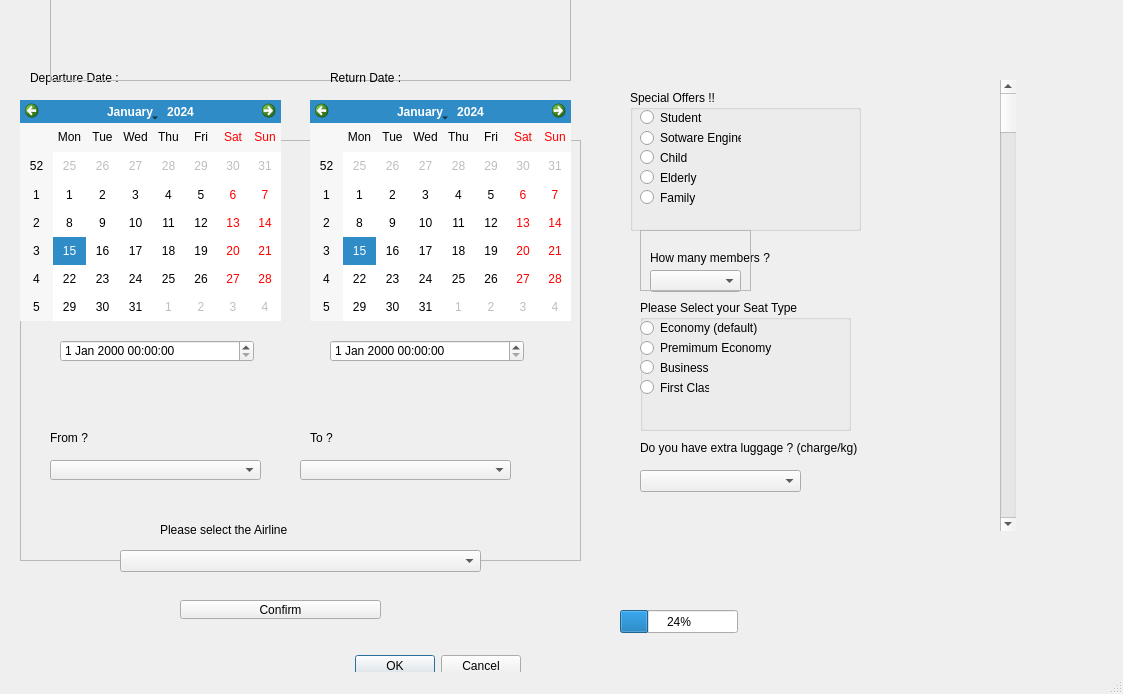
<?xml version="1.0" encoding="UTF-8"?>
<ui version="4.0">
 <class>MainWindow</class>
 <widget class="QMainWindow" name="MainWindow">
  <property name="geometry">
   <rect>
    <x>0</x>
    <y>0</y>
    <width>1123</width>
    <height>694</height>
   </rect>
  </property>
  <property name="windowTitle">
   <string>MainWindow</string>
  </property>
  <widget class="QWidget" name="centralwidget">
   <widget class="QScrollBar" name="verticalScrollBar">
    <property name="geometry">
     <rect>
      <x>1000</x>
      <y>80</y>
      <width>16</width>
      <height>451</height>
     </rect>
    </property>
    <property name="orientation">
     <enum>Qt::Vertical</enum>
    </property>
   </widget>
   <widget class="QFrame" name="frame_2">
    <property name="geometry">
     <rect>
      <x>20</x>
      <y>140</y>
      <width>561</width>
      <height>421</height>
     </rect>
    </property>
    <property name="frameShape">
     <enum>QFrame::StyledPanel</enum>
    </property>
    <property name="frameShadow">
     <enum>QFrame::Raised</enum>
    </property>
    <widget class="QDateTimeEdit" name="dateTimeEdit_departure">
     <property name="geometry">
      <rect>
       <x>40</x>
       <y>200</y>
       <width>194</width>
       <height>22</height>
      </rect>
     </property>
    </widget>
    <widget class="QDateTimeEdit" name="dateTimeEdit_return">
     <property name="geometry">
      <rect>
       <x>310</x>
       <y>200</y>
       <width>194</width>
       <height>22</height>
      </rect>
     </property>
    </widget>
    <widget class="QLabel" name="Select_Time_Error">
     <property name="geometry">
      <rect>
       <x>50</x>
       <y>240</y>
       <width>451</width>
       <height>21</height>
      </rect>
     </property>
     <property name="text">
      <string/>
     </property>
    </widget>
    <widget class="QLabel" name="From_country_label">
     <property name="geometry">
      <rect>
       <x>30</x>
       <y>290</y>
       <width>231</width>
       <height>16</height>
      </rect>
     </property>
     <property name="text">
      <string>From ?</string>
     </property>
    </widget>
    <widget class="QLabel" name="To_Country_label">
     <property name="geometry">
      <rect>
       <x>290</x>
       <y>290</y>
       <width>231</width>
       <height>16</height>
      </rect>
     </property>
     <property name="text">
      <string>To ?</string>
     </property>
    </widget>
    <widget class="QComboBox" name="From_Country_comboBox">
     <property name="geometry">
      <rect>
       <x>30</x>
       <y>320</y>
       <width>211</width>
       <height>20</height>
      </rect>
     </property>
    </widget>
    <widget class="QComboBox" name="To_Country_comboBox">
     <property name="geometry">
      <rect>
       <x>280</x>
       <y>320</y>
       <width>211</width>
       <height>20</height>
      </rect>
     </property>
    </widget>
    <widget class="QLabel" name="Select_Countries_Error_label">
     <property name="geometry">
      <rect>
       <x>60</x>
       <y>350</y>
       <width>411</width>
       <height>20</height>
      </rect>
     </property>
     <property name="text">
      <string/>
     </property>
    </widget>
   </widget>
   <widget class="QLabel" name="Departure_label">
    <property name="geometry">
     <rect>
      <x>30</x>
      <y>70</y>
      <width>111</width>
      <height>16</height>
     </rect>
    </property>
    <property name="text">
     <string>Departure Date :</string>
    </property>
   </widget>
   <widget class="QCalendarWidget" name="calendarWidget_departure">
    <property name="geometry">
     <rect>
      <x>20</x>
      <y>100</y>
      <width>261</width>
      <height>221</height>
     </rect>
    </property>
   </widget>
   <widget class="QFrame" name="frame">
    <property name="geometry">
     <rect>
      <x>50</x>
      <y>-30</y>
      <width>521</width>
      <height>111</height>
     </rect>
    </property>
    <property name="frameShape">
     <enum>QFrame::StyledPanel</enum>
    </property>
    <property name="frameShadow">
     <enum>QFrame::Raised</enum>
    </property>
    <widget class="QLabel" name="Weekend_text">
     <property name="geometry">
      <rect>
       <x>80</x>
       <y>60</y>
       <width>681</width>
       <height>31</height>
      </rect>
     </property>
     <property name="text">
      <string/>
     </property>
    </widget>
   </widget>
   <widget class="QDialogButtonBox" name="buttonBox">
    <property name="geometry">
     <rect>
      <x>180</x>
      <y>650</y>
      <width>341</width>
      <height>32</height>
     </rect>
    </property>
    <property name="orientation">
     <enum>Qt::Horizontal</enum>
    </property>
    <property name="standardButtons">
     <set>QDialogButtonBox::Cancel|QDialogButtonBox::Ok</set>
    </property>
   </widget>
   <widget class="QPushButton" name="Confirm_Push_Button">
    <property name="geometry">
     <rect>
      <x>180</x>
      <y>600</y>
      <width>201</width>
      <height>19</height>
     </rect>
    </property>
    <property name="text">
     <string>Confirm</string>
    </property>
   </widget>
   <widget class="QProgressBar" name="progressBar">
    <property name="geometry">
     <rect>
      <x>620</x>
      <y>610</y>
      <width>118</width>
      <height>23</height>
     </rect>
    </property>
    <property name="value">
     <number>24</number>
    </property>
   </widget>
   <widget class="QComboBox" name="combo_airline">
    <property name="geometry">
     <rect>
      <x>120</x>
      <y>550</y>
      <width>361</width>
      <height>22</height>
     </rect>
    </property>
   </widget>
   <widget class="QLabel" name="label">
    <property name="geometry">
     <rect>
      <x>160</x>
      <y>520</y>
      <width>281</width>
      <height>20</height>
     </rect>
    </property>
    <property name="text">
     <string>Please select the Airline</string>
    </property>
   </widget>
   <widget class="QLabel" name="Return_label">
    <property name="geometry">
     <rect>
      <x>330</x>
      <y>70</y>
      <width>131</width>
      <height>16</height>
     </rect>
    </property>
    <property name="text">
     <string>Return Date :</string>
    </property>
   </widget>
   <widget class="QCalendarWidget" name="calendarWidget_return">
    <property name="geometry">
     <rect>
      <x>310</x>
      <y>100</y>
      <width>261</width>
      <height>221</height>
     </rect>
    </property>
   </widget>
   <widget class="QGroupBox" name="Class">
    <property name="geometry">
     <rect>
      <x>630</x>
      <y>90</y>
      <width>231</width>
      <height>141</height>
     </rect>
    </property>
    <property name="title">
     <string>Special Offers !!</string>
    </property>
    <widget class="QRadioButton" name="radioButton">
     <property name="geometry">
      <rect>
       <x>10</x>
       <y>20</y>
       <width>69</width>
       <height>15</height>
      </rect>
     </property>
     <property name="text">
      <string>Student</string>
     </property>
    </widget>
    <widget class="QRadioButton" name="radioButton_2">
     <property name="geometry">
      <rect>
       <x>10</x>
       <y>40</y>
       <width>101</width>
       <height>16</height>
      </rect>
     </property>
     <property name="text">
      <string>Sotware Engineer</string>
     </property>
    </widget>
    <widget class="QRadioButton" name="radioButton_3">
     <property name="geometry">
      <rect>
       <x>10</x>
       <y>60</y>
       <width>69</width>
       <height>15</height>
      </rect>
     </property>
     <property name="text">
      <string>Child</string>
     </property>
    </widget>
    <widget class="QRadioButton" name="radioButton_4">
     <property name="geometry">
      <rect>
       <x>10</x>
       <y>80</y>
       <width>69</width>
       <height>15</height>
      </rect>
     </property>
     <property name="text">
      <string>Elderly</string>
     </property>
    </widget>
    <widget class="QRadioButton" name="radioButton_5">
     <property name="geometry">
      <rect>
       <x>10</x>
       <y>100</y>
       <width>69</width>
       <height>15</height>
      </rect>
     </property>
     <property name="text">
      <string>Family</string>
     </property>
    </widget>
   </widget>
   <widget class="QGroupBox" name="groupBox_2">
    <property name="geometry">
     <rect>
      <x>640</x>
      <y>300</y>
      <width>211</width>
      <height>131</height>
     </rect>
    </property>
    <property name="title">
     <string>Please Select your Seat Type </string>
    </property>
    <widget class="QRadioButton" name="radioButton_6">
     <property name="geometry">
      <rect>
       <x>0</x>
       <y>20</y>
       <width>141</width>
       <height>16</height>
      </rect>
     </property>
     <property name="text">
      <string>Economy (default)</string>
     </property>
    </widget>
    <widget class="QRadioButton" name="radioButton_7">
     <property name="geometry">
      <rect>
       <x>0</x>
       <y>60</y>
       <width>69</width>
       <height>15</height>
      </rect>
     </property>
     <property name="text">
      <string>Business</string>
     </property>
    </widget>
    <widget class="QRadioButton" name="radioButton_8">
     <property name="geometry">
      <rect>
       <x>0</x>
       <y>40</y>
       <width>141</width>
       <height>16</height>
      </rect>
     </property>
     <property name="text">
      <string>Premimum Economy</string>
     </property>
    </widget>
    <widget class="QRadioButton" name="radioButton_9">
     <property name="geometry">
      <rect>
       <x>0</x>
       <y>80</y>
       <width>69</width>
       <height>15</height>
      </rect>
     </property>
     <property name="text">
      <string>First Class</string>
     </property>
    </widget>
   </widget>
   <widget class="QLabel" name="label_3">
    <property name="geometry">
     <rect>
      <x>640</x>
      <y>440</y>
      <width>231</width>
      <height>16</height>
     </rect>
    </property>
    <property name="text">
     <string>Do you have extra luggage ? (charge/kg)</string>
    </property>
   </widget>
   <widget class="QLabel" name="label_4">
    <property name="geometry">
     <rect>
      <x>640</x>
      <y>300</y>
      <width>241</width>
      <height>16</height>
     </rect>
    </property>
    <property name="text">
     <string/>
    </property>
   </widget>
   <widget class="QComboBox" name="comboBox">
    <property name="geometry">
     <rect>
      <x>640</x>
      <y>470</y>
      <width>161</width>
      <height>22</height>
     </rect>
    </property>
   </widget>
   <widget class="QLabel" name="label_5">
    <property name="geometry">
     <rect>
      <x>650</x>
      <y>250</y>
      <width>171</width>
      <height>16</height>
     </rect>
    </property>
    <property name="text">
     <string>How many members ?</string>
    </property>
   </widget>
   <widget class="QComboBox" name="comboBox_2">
    <property name="geometry">
     <rect>
      <x>650</x>
      <y>270</y>
      <width>91</width>
      <height>22</height>
     </rect>
    </property>
   </widget>
   <widget class="QFrame" name="frame_3">
    <property name="geometry">
     <rect>
      <x>640</x>
      <y>230</y>
      <width>111</width>
      <height>61</height>
     </rect>
    </property>
    <property name="frameShape">
     <enum>QFrame::StyledPanel</enum>
    </property>
    <property name="frameShadow">
     <enum>QFrame::Raised</enum>
    </property>
   </widget>
  </widget>
  <widget class="QMenuBar" name="menubar">
   <property name="geometry">
    <rect>
     <x>0</x>
     <y>0</y>
     <width>1123</width>
     <height>20</height>
    </rect>
   </property>
  </widget>
  <widget class="QStatusBar" name="statusbar"/>
 </widget>
 <resources/>
 <connections/>
</ui>
